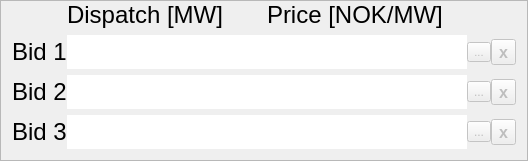
                   <widget class="QFrame" name="market_QFrame_bids">
                    <property name="styleSheet">
                     <string notr="true"/>
                    </property>
                    <property name="frameShape">
                     <enum>QFrame::StyledPanel</enum>
                    </property>
                    <property name="frameShadow">
                     <enum>QFrame::Raised</enum>
                    </property>
                    <layout class="QVBoxLayout" name="verticalLayout_12">
                     <property name="topMargin">
                      <number>0</number>
                     </property>
                     <item>
                      <layout class="QGridLayout" name="gridLayout_11">
                       <property name="bottomMargin">
                        <number>0</number>
                       </property>
                       <property name="horizontalSpacing">
                        <number>0</number>
                       </property>
                       <item row="3" column="4">
                        <widget class="QToolButton" name="market_button_delete_bid3">
                         <property name="enabled">
                          <bool>false</bool>
                         </property>
                         <property name="font">
                          <font>
                           <pointsize>12</pointsize>
                           <weight>75</weight>
                           <bold>true</bold>
                          </font>
                         </property>
                         <property name="styleSheet">
                          <string notr="true"/>
                         </property>
                         <property name="text">
                          <string>x</string>
                         </property>
                        </widget>
                       </item>
                       <item row="1" column="4">
                        <widget class="QToolButton" name="market_button_delete_bid1">
                         <property name="enabled">
                          <bool>false</bool>
                         </property>
                         <property name="font">
                          <font>
                           <pointsize>12</pointsize>
                           <weight>75</weight>
                           <bold>true</bold>
                          </font>
                         </property>
                         <property name="styleSheet">
                          <string notr="true"/>
                         </property>
                         <property name="text">
                          <string>x</string>
                         </property>
                         <property name="iconSize">
                          <size>
                           <width>16</width>
                           <height>16</height>
                          </size>
                         </property>
                        </widget>
                       </item>
                       <item row="2" column="4">
                        <widget class="QToolButton" name="market_button_delete_bid2">
                         <property name="enabled">
                          <bool>false</bool>
                         </property>
                         <property name="font">
                          <font>
                           <pointsize>12</pointsize>
                           <weight>75</weight>
                           <bold>true</bold>
                          </font>
                         </property>
                         <property name="styleSheet">
                          <string notr="true"/>
                         </property>
                         <property name="text">
                          <string>x</string>
                         </property>
                        </widget>
                       </item>
                       <item row="0" column="2">
                        <widget class="QLabel" name="label_147">
                         <property name="font">
                          <font>
                           <pointsize>18</pointsize>
                          </font>
                         </property>
                         <property name="styleSheet">
                          <string notr="true"/>
                         </property>
                         <property name="text">
                          <string>Price [NOK/MW]</string>
                         </property>
                        </widget>
                       </item>
                       <item row="0" column="1">
                        <widget class="QLabel" name="label_146">
                         <property name="font">
                          <font>
                           <pointsize>18</pointsize>
                          </font>
                         </property>
                         <property name="styleSheet">
                          <string notr="true"/>
                         </property>
                         <property name="text">
                          <string>Dispatch [MW]</string>
                         </property>
                        </widget>
                       </item>
                       <item row="2" column="2">
                        <widget class="QLineEdit" name="market_lineEdit_price_bid2">
                         <property name="maximumSize">
                          <size>
                           <width>200</width>
                           <height>16777215</height>
                          </size>
                         </property>
                         <property name="font">
                          <font>
                           <pointsize>18</pointsize>
                          </font>
                         </property>
                         <property name="styleSheet">
                          <string notr="true"/>
                         </property>
                         <property name="frame">
                          <bool>false</bool>
                         </property>
                         <property name="readOnly">
                          <bool>true</bool>
                         </property>
                        </widget>
                       </item>
                       <item row="2" column="1">
                        <widget class="QLineEdit" name="market_lineEdit_dispatch_bid2">
                         <property name="maximumSize">
                          <size>
                           <width>200</width>
                           <height>16777215</height>
                          </size>
                         </property>
                         <property name="font">
                          <font>
                           <pointsize>18</pointsize>
                          </font>
                         </property>
                         <property name="styleSheet">
                          <string notr="true"/>
                         </property>
                         <property name="frame">
                          <bool>false</bool>
                         </property>
                         <property name="readOnly">
                          <bool>true</bool>
                         </property>
                        </widget>
                       </item>
                       <item row="1" column="1">
                        <widget class="QLineEdit" name="market_lineEdit_dispatch_bid1">
                         <property name="maximumSize">
                          <size>
                           <width>200</width>
                           <height>16777215</height>
                          </size>
                         </property>
                         <property name="font">
                          <font>
                           <pointsize>18</pointsize>
                          </font>
                         </property>
                         <property name="styleSheet">
                          <string notr="true"/>
                         </property>
                         <property name="inputMethodHints">
                          <set>Qt::ImhUppercaseOnly</set>
                         </property>
                         <property name="frame">
                          <bool>false</bool>
                         </property>
                         <property name="readOnly">
                          <bool>true</bool>
                         </property>
                         <property name="clearButtonEnabled">
                          <bool>false</bool>
                         </property>
                        </widget>
                       </item>
                       <item row="3" column="1">
                        <widget class="QLineEdit" name="market_lineEdit_dispatch_bid3">
                         <property name="maximumSize">
                          <size>
                           <width>200</width>
                           <height>16777215</height>
                          </size>
                         </property>
                         <property name="font">
                          <font>
                           <pointsize>18</pointsize>
                          </font>
                         </property>
                         <property name="styleSheet">
                          <string notr="true"/>
                         </property>
                         <property name="frame">
                          <bool>false</bool>
                         </property>
                         <property name="readOnly">
                          <bool>true</bool>
                         </property>
                        </widget>
                       </item>
                       <item row="3" column="2">
                        <widget class="QLineEdit" name="market_lineEdit_price_bid3">
                         <property name="maximumSize">
                          <size>
                           <width>200</width>
                           <height>16777215</height>
                          </size>
                         </property>
                         <property name="font">
                          <font>
                           <pointsize>18</pointsize>
                          </font>
                         </property>
                         <property name="styleSheet">
                          <string notr="true"/>
                         </property>
                         <property name="frame">
                          <bool>false</bool>
                         </property>
                         <property name="readOnly">
                          <bool>true</bool>
                         </property>
                        </widget>
                       </item>
                       <item row="1" column="0">
                        <widget class="QLabel" name="label_149">
                         <property name="sizePolicy">
                          <sizepolicy hsizetype="Fixed" vsizetype="Preferred">
                           <horstretch>0</horstretch>
                           <verstretch>0</verstretch>
                          </sizepolicy>
                         </property>
                         <property name="maximumSize">
                          <size>
                           <width>16777215</width>
                           <height>16777215</height>
                          </size>
                         </property>
                         <property name="font">
                          <font>
                           <pointsize>18</pointsize>
                          </font>
                         </property>
                         <property name="styleSheet">
                          <string notr="true"/>
                         </property>
                         <property name="text">
                          <string>Bid 1</string>
                         </property>
                        </widget>
                       </item>
                       <item row="1" column="2">
                        <widget class="QLineEdit" name="market_lineEdit_price_bid1">
                         <property name="maximumSize">
                          <size>
                           <width>200</width>
                           <height>16777215</height>
                          </size>
                         </property>
                         <property name="font">
                          <font>
                           <pointsize>18</pointsize>
                          </font>
                         </property>
                         <property name="styleSheet">
                          <string notr="true"/>
                         </property>
                         <property name="frame">
                          <bool>false</bool>
                         </property>
                         <property name="readOnly">
                          <bool>true</bool>
                         </property>
                        </widget>
                       </item>
                       <item row="2" column="0">
                        <widget class="QLabel" name="label_150">
                         <property name="font">
                          <font>
                           <pointsize>18</pointsize>
                          </font>
                         </property>
                         <property name="styleSheet">
                          <string notr="true"/>
                         </property>
                         <property name="text">
                          <string>Bid 2</string>
                         </property>
                        </widget>
                       </item>
                       <item row="3" column="0">
                        <widget class="QLabel" name="label_151">
                         <property name="font">
                          <font>
                           <pointsize>18</pointsize>
                          </font>
                         </property>
                         <property name="styleSheet">
                          <string notr="true"/>
                         </property>
                         <property name="text">
                          <string>Bid 3</string>
                         </property>
                        </widget>
                       </item>
                       <item row="1" column="3">
                        <widget class="QToolButton" name="market_button_accept_bid1">
                         <property name="enabled">
                          <bool>false</bool>
                         </property>
                         <property name="font">
                          <font>
                           <pointsize>8</pointsize>
                          </font>
                         </property>
                         <property name="text">
                          <string>...</string>
                         </property>
                         <property name="icon">
                          <iconset>
                           <normaloff>../Resources/Check_arrow_black.png</normaloff>../Resources/Check_arrow_black.png</iconset>
                         </property>
                         <property name="iconSize">
                          <size>
                           <width>16</width>
                           <height>16</height>
                          </size>
                         </property>
                        </widget>
                       </item>
                       <item row="2" column="3">
                        <widget class="QToolButton" name="market_button_accept_bid2">
                         <property name="enabled">
                          <bool>false</bool>
                         </property>
                         <property name="text">
                          <string>...</string>
                         </property>
                         <property name="icon">
                          <iconset>
                           <normaloff>../Resources/Check_arrow_black.png</normaloff>../Resources/Check_arrow_black.png</iconset>
                         </property>
                        </widget>
                       </item>
                       <item row="3" column="3">
                        <widget class="QToolButton" name="market_button_accept_bid3">
                         <property name="enabled">
                          <bool>false</bool>
                         </property>
                         <property name="inputMethodHints">
                          <set>Qt::ImhNone</set>
                         </property>
                         <property name="text">
                          <string>...</string>
                         </property>
                         <property name="icon">
                          <iconset>
                           <normaloff>../Resources/Check_arrow_black.png</normaloff>../Resources/Check_arrow_black.png</iconset>
                         </property>
                        </widget>
                       </item>
                      </layout>
                     </item>
                    </layout>
                   </widget>
